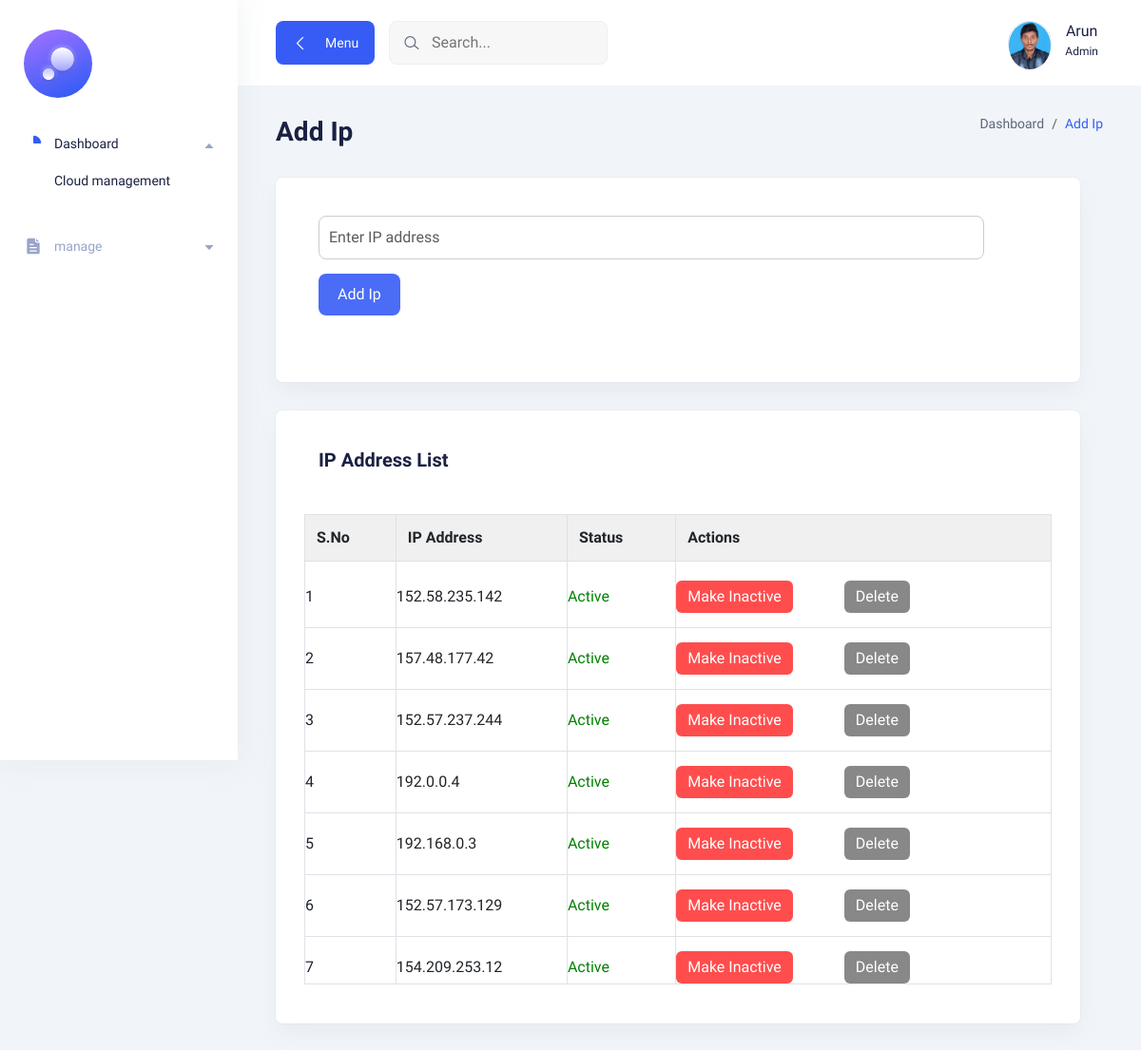
The app's page /add-ip/ (signed in), older data.
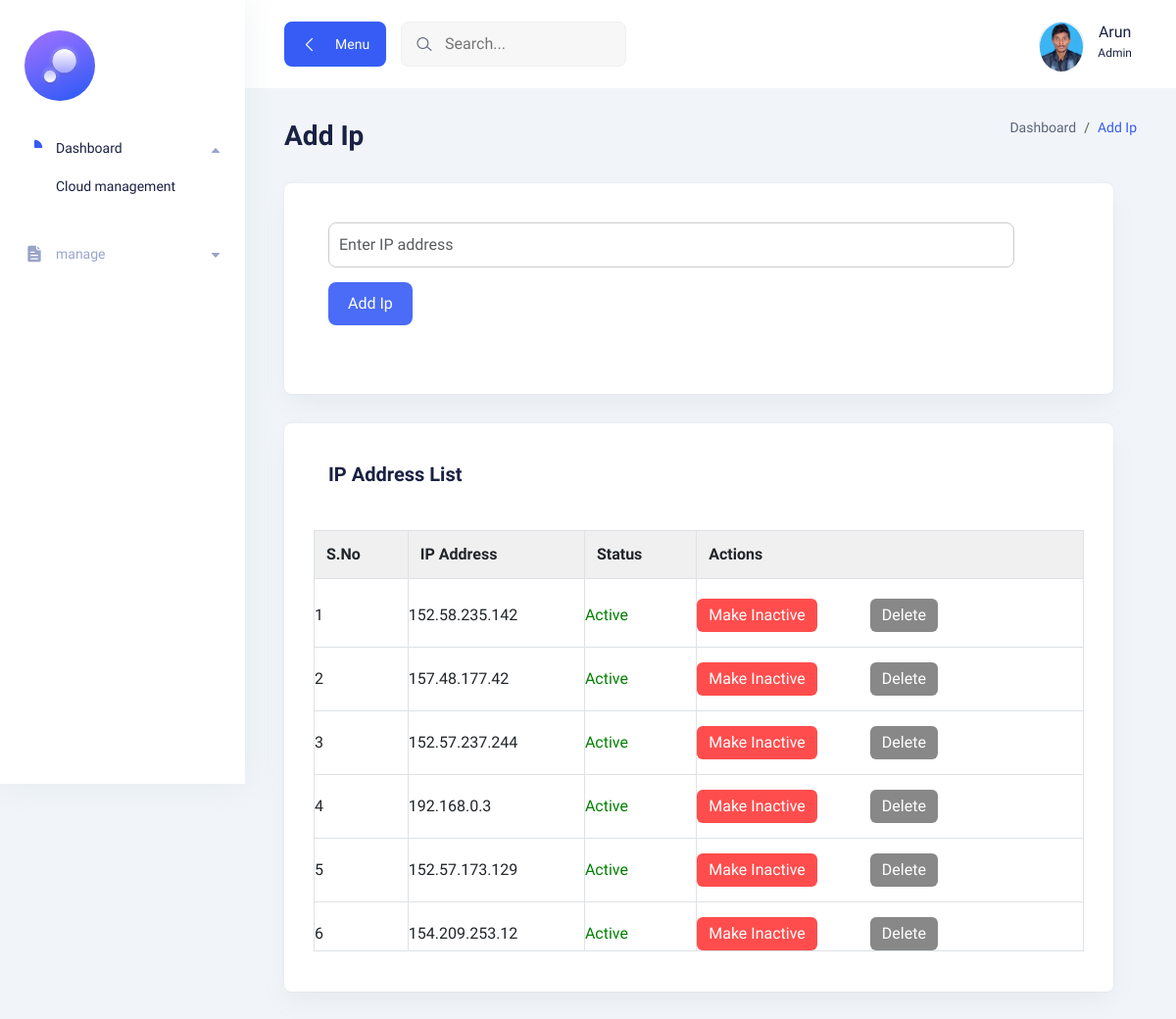
The same page, newer data.
### frontend/models.py (models this page shows, shortened)
class IPAddress(models.Model):
    ip_address = models.GenericIPAddressField(unique=True)
    is_active = models.BooleanField(default=True)
    created_at = models.DateTimeField(auto_now_add=True)  # Added field

### frontend/views.py (the view)
# urls.py: path('add-ip/', views.add_ip_view, name='add_ip'),
@never_cache
@login_required
def add_ip_view(request):
    if request.method == "POST":
        ip_address = request.POST.get("ip_address")
        if ip_address:
            IPAddress.objects.get_or_create(ip_address=ip_address, defaults={'is_active': True})
        return redirect('add_ip')  # Avoid form resubmission
    ip_list = IPAddress.objects.all().order_by('-created_at')
    return render(request, 'add_ip.html', {'ip_list': ip_list})

### frontend/templates/add_ip.html (shortened to what this page needs)
{% load static %}
<!DOCTYPE html>
<html lang="en">
  <head>
<link rel="stylesheet" href="{% static 'css/bootstrap.min.css' %}" />
<link rel="stylesheet" href="{% static 'css/lineicons.css' %}" type="text/css" />
<link rel="stylesheet" href="{% static 'css/materialdesignicons.min.css' %}" type="text/css" />
<link rel="stylesheet" href="{% static 'css/fullcalendar.css' %}" />
<link rel="stylesheet" href="{% static 'css/main.css' %}" />
  </head>
  <body>
    <aside class="sidebar-nav-wrapper">
      <div class="navbar-logo">
        <a href="{% url 'home' %}">
          <img src="{% static 'images/logo/logo-icon-big.svg'%}" alt="logo" />
        </a>
      </div>
      <nav class="sidebar-nav">
        <ul>
          <li class="nav-item nav-item-has-children">
            <a
              href="#0"
              data-bs-toggle="collapse"
              data-bs-target="#ddmenu_1"
              aria-controls="ddmenu_1"
              aria-expanded="false"
              aria-label="Toggle navigation"
            >
              <span class="icon">
                <svg width="20" height="20" viewBox="0 0 20 20" fill="none" xmlns="http://www.w3.org/2000/svg">
                  <path
                   <path
                    d="M17.0833 10C17.7737 10 18.3432 9.43708 18.2408 8.75433C17.7005 5.14918 14.8508 2.29947 11.2457 1.75912C10.5629 1.6568 10 2.2263 10 2.91665V9.16666C10 9.62691 10.3731 10 10.8333 10H17.0833Z" />
                </svg>
              </span>
              <span class="text">Dashboard</span>
            </a>
            <ul id="ddmenu_1" class="collapse show dropdown-nav">
              <li>
                <a href="{% url 'home' %}" class="active"> Cloud management </a>
              </li>
            </ul>
          </li>
          <li class="nav-item nav-item-has-children">
            <a
              href="#0"
              class="collapsed"
              data-bs-toggle="collapse"
              data-bs-target="#ddmenu_2"
              aria-controls="ddmenu_2"
              aria-expanded="false"
              aria-label="Toggle navigation"
            >
              <span class="icon">
              </span>
              <span class="text">manage</span>
            </a>
      </nav>
    </aside>
    <main class="main-wrapper">
      <header class="header">
        <div class="container-fluid">
          <div class="row">
            <div class="col-lg-5 col-md-5 col-6">
              <div class="header-left d-flex align-items-center">
                <div class="menu-toggle-btn mr-15">
                  <button id="menu-toggle" class="main-btn primary-btn btn-hover">
                    <i class="lni lni-chevron-left me-2"></i> Menu
                  </button>
                </div>
                <div class="header-search d-none d-md-flex">
                  <form action="#">
                    <input type="text" placeholder="Search..." />
                    <button><i class="lni lni-search-alt"></i></button>
                  </form>
                </div>
              </div>
            </div>
            <div class="col-lg-7 col-md-7 col-6">
              <div class="header-right">
                <div class="profile-box ml-15">
                  <button class="dropdown-toggle bg-transparent border-0" type="button" id="profile"
                    data-bs-toggle="dropdown" aria-expanded="false">
                    <div class="profile-info">
                      <div class="info">
                        <div class="image">
                            <img src="{% static 'images/profile/profile-image.png' %}" alt="" />
                        </div>
                        <div>
                          <h6 class="fw-500">Arun</h6>
                          <p>Admin</p>
                        </div>
                      </div>
                    </div>
                  </button>
                </div>
              </div>
            </div>
          </div>
        </div>
      </header>
      <section class="section">
        <div class="container-fluid">
          <div class="title-wrapper pt-30">
            <div class="row align-items-center">
              <div class="col-md-6">
                <div class="title">
                  <h2>Add Ip</h2>
                </div>
              </div>
              <div class="col-md-6">
                <div class="breadcrumb-wrapper">
                  <nav aria-label="breadcrumb">
                    <ol class="breadcrumb">
                      <li class="breadcrumb-item">
                        <a href="#0">Dashboard</a>
                      </li>
                      <li class="breadcrumb-item active" aria-current="page">
                        Add Ip
                      </li>
                    </ol>
                  </nav>
                </div>
              </div>
              <div class="row">
                <div class="col-lg-15">
                  <div class="card-style mb-30">
                    <div class="title">
                      <form action="/add-ip/" method="POST" class="d-flex align-items-center flex-wrap" style="gap: 15px; padding: 15px;">
                        <input
                          type="text"
                          name="ip_address"
                          placeholder="Enter IP address"
                          pattern="\b(?:\d{1,3}\.){3}\d{1,3}\b"
                          title="Enter a valid IP address"
                          required
                          class="form-control"
                          style="min-width: 50px; width: 700px; padding: 10px; border-radius: 8px; border: 1px solid #ccc;"
                        />
                        <button
                          type="submit"
                          class="btn btn-primary"
                          style="padding: 10px 20px; border-radius: 8px; background-color: #4A6CF7; border: none; color: white;"
                        >
                          Add Ip
                        </button>
                      </form>
                    </div>
                  </div>
                </div>
                <div class="col-lg-15">
                  <div class="card-style mb-30">
                    <div class="title" style="padding: 15px;">
                      <h4>IP Address List</h4>
                    </div>
                    <div class="table-responsive">
                      <table class="table table-bordered" style="width: 100%; text-align: left; border-collapse: collapse;">
                        <thead style="background-color: #f0f0f0;">
                          <tr>
                            <th style="padding: 12px;">S.No</th>
                            <th style="padding: 12px;">IP Address</th>
                            <th style="padding: 12px;">Status</th>
                            <th style="padding: 12px;">Actions</th>
                          </tr>
                        </thead>
                        <tbody>
                          {% for ip in ip_list %}
                          <tr id="row-{{ ip.ip_address }}">
                            <td>{{ forloop.counter }}</td>
                            <td>{{ ip.ip_address }}</td>
                            <td id="status-{{ ip.ip_address }}">
                              {% if ip.is_active %}
                                <span style="color: green;">Active</span>
                              {% else %}
                                <span style="color: red;">Inactive</span>
                              {% endif %}
                            </td>
                            <td>
                              <button
                                onclick="toggleStatus('{{ ip.ip_address }}')"
                                id="btn-{{ ip.ip_address }}"
                                style="padding: 5px 12px; background-color: {% if ip.is_active %}#ff4d4d{% else %}#4CAF50{% endif %}; color: white; border: none; border-radius: 6px;">
                                {% if ip.is_active %}Make Inactive{% else %}Make Active{% endif %}
                              </button>
                              <button
                                onclick="deleteIp('{{ ip.ip_address }}')"
                                style="margin-left: 50px; padding: 5px 12px; background-color: #888; color: white; border: none; border-radius: 6px;">
                                Delete
                              </button>
                            </td>
                          </tr>
                          {% endfor %}
                        </tbody>
                      </table>
                    </div>
                  </div>
                </div>
              </div>
            </div>
            </div>
            </div>
      </section>
    </main>
  </body>
</html>

### frontend/static/css/fullcalendar.css (style rules this page uses)
:root { --fc-daygrid-event-dot-width:8px;--fc-list-event-dot-width:10px;--fc-list-event-hover-bg-color:#f5f5f5 }

Row changes from the older to the newer data that the page shows:
removed IPAddress: ip_address "192.0.0.4", is_active "Active"
